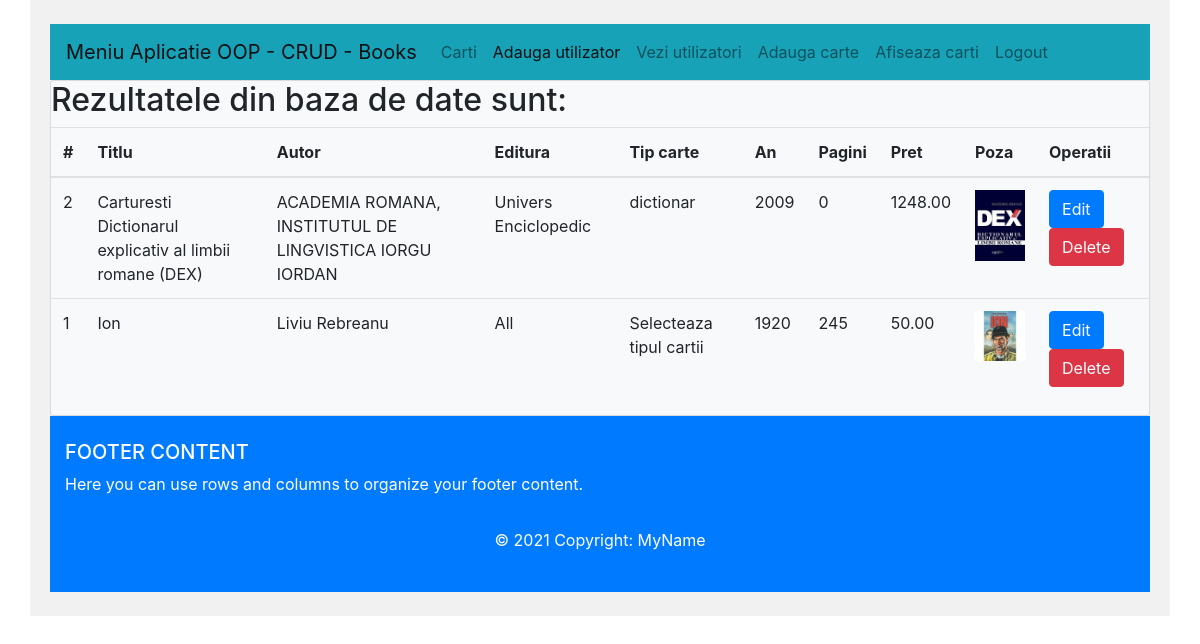
/afisare_carti.php (signed in), run on the app's committed database.
### tables this page shows
CREATE TABLE IF NOT EXISTS `carti` (
  `id` int(11) NOT NULL AUTO_INCREMENT,
  `titlu` varchar(255) NOT NULL,
  `autor` varchar(255) NOT NULL,
  `editura` varchar(255) NOT NULL,
  `tip_carte` varchar(255) NOT NULL,
  `an` char(4) NOT NULL,
  `pagini` int(4) NOT NULL,
  `pret` decimal(10,2) NOT NULL,
  `poza` varchar(200) NOT NULL,
  `ts` timestamp NOT NULL DEFAULT CURRENT_TIMESTAMP,
  PRIMARY KEY (`id`)
);

### classes/Carti.php (called while the page is built, shortened)
<?php
 class Carti{
     public function read($id=null){
          $sql = "SELECT * FROM ". self::TABLENAME ;
          if($id){
               $sql .= " WHERE id=$id";
          }
          else{
               $sql .= " ORDER BY id DESC";
          }
          $database = new Database();
          $res = mysqli_query($database->getConnection(), $sql);
          return $res;
     }
 }
?>

### classes/Database.php (called while the page is built, shortened)
<?php
class Database{
	private $connection;
	private $_host = 'localhost';
    private $_username = 'root';
    private $_password = '';
    private $_database = 'biblioteca';
	public function connect_db(){
		$this->connection = mysqli_connect($this->_host, $this->_username, $this->_password, $this->_database);
	}
	public function getConnection()
	{
		return $this->connection;
	}
}
?>

### afisare_carti.php (the view, shortened to what this page needs)
<!DOCTYPE html>
<html lang="en">
<?php include 'layout/head.php';?>
    <body>
        <div class="container py-4">
<?php include 'layout/meniu.php';?>
        <div class="card bg-light">
            <h2>Rezultatele din baza de date sunt:</h2>
            <table class="table ">
                <thead>
                    <tr>
                        <th>#</th>
                        <th>Titlu</th>
                        <th>Autor</th>
                        <th>Editura</th>
                        <th>Tip carte</th>
                        <th>An</th>
                        <th>Pagini</th>
                        <th>Pret</th>
                        <th>Poza</th>
                        <th>Operatii</th>
                    </tr>
                </thead>
                <tbody>
<?php
$carte = new Carti();
$res = $carte->read();
while ($r = mysqli_fetch_assoc($res)): ?>
                    <tr>
                        <td><?php echo $r['id']; ?></td>
                        <td><?php echo $r['titlu']; ?></td>
                        <td><?php echo $r['autor']; ?></td>
                        <td><?php echo $r['editura']; ?></td>
                        <td><?php echo $r['tip_carte']; ?></td>
                        <td><?php echo $r['an']; ?></td>
                        <td><?php echo $r['pagini']; ?></td>
                        <td><?php echo $r['pret']; ?></td>
                        <td> <img src="assets/images/<?php echo $r['poza']; ?>" style ="max-width:50px"></td>
                        <td><a class ="btn btn-primary" href="update.php?id=<?php echo $r['id']; ?>">Edit</a> <a class="btn btn-danger" href="delete.php?id=<?php echo $r['id']; ?>">Delete</a></td>
                    </tr>
<?php endwhile;?>
                </tbody>
            </table>
        </div>
<?php include 'layout/footer.php';?>
        </div>
    </body>
</html>

### assets/css/style.css (style rules this page uses)
.container { background-color: #f1f1f1; padding: 20px; }

### data on the page
carti: id "2", titlu "Carturesti Dictionarul explicativ al limbii romane (DEX)", autor "ACADEMIA ROMANA, INSTITUTUL DE LINGVISTICA IORGU IORDAN", editura "Univers Enciclopedic", tip_carte "dictionar", an "2009", pagini "0", pret "1248.00", poza (picture)
carti: id "1", titlu "Ion", autor "Liviu Rebreanu", editura "All", tip_carte "Selecteaza tipul cartii", an "1920", pagini "245", pret "50.00", poza (picture)
